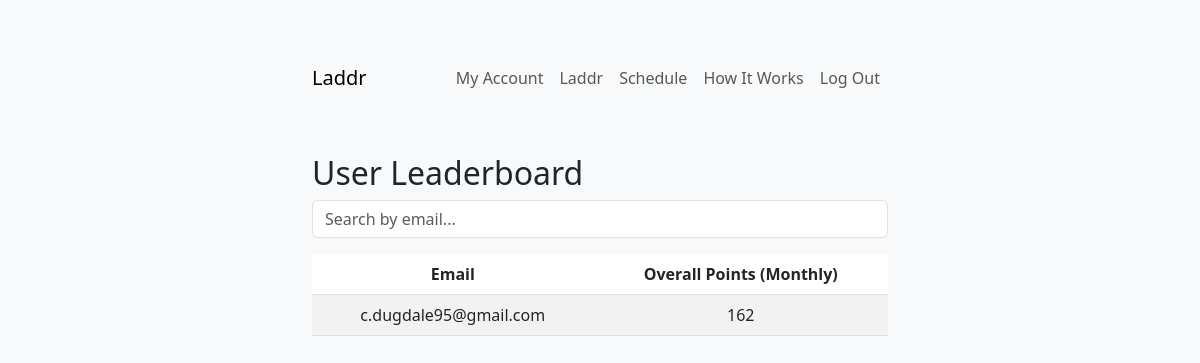
The app's page /leaderboard (signed in), older data.
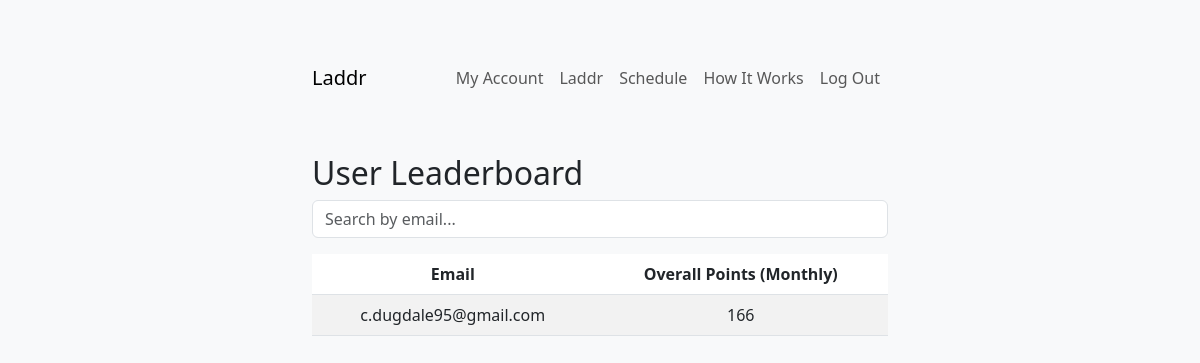
The same page, newer data.
### app/models.py (models this page shows, shortened)
class User(db.Model):
    __tablename__ = 'users'
    id = db.Column(db.Integer, primary_key=True)
    first_name = db.Column(db.String(50), nullable=False)
    last_name = db.Column(db.String(50), nullable=False)
    email = db.Column(db.String(120), unique=True, nullable=False)
    password_hash = db.Column(db.String(128), nullable=False)
    strava_id = db.Column(db.String(50), nullable=True)  # Stores Strava user ID
    strava_access_token = db.Column(db.String(255), nullable=True)
    strava_refresh_token = db.Column(db.String(255))
    strava_expires_at = db.Column(db.Integer)    # Stores Strava access token
    bucks = db.Column(db.Integer, default=5)  # Weekly Bucks balance
    last_bucks_update = db.Column(db.DateTime, default=datetime.utcnow)
    private_event_ends = db.Column(db.DateTime, nullable=True)  # End time for private event
    last_activated = db.Column(db.DateTime, nullable=True)  # Last activation time for weekly cooldown
    linked_accounts = db.Column(db.Boolean, default=False)  # Example field for linked accounts
    overall_points = db.Column(db.Integer, default=0)
    monthly_data = db.Column(db.JSON, default={
        'run': {'distance': 0, 'pace': 0, 'points': 0, 'avg_multiplier': 1},
        'ride': {'distance': 0, 'pace': 0, 'points': 0, 'avg_multiplier': 1},
    }) # Cached monthly totals
    yearly_data = db.Column(db.JSON, nullable=True)   # Cached yearly totals
    monthly_last_updated = db.Column(db.DateTime, nullable=True)  # Last updated timestamp for monthly data
    yearly_last_updated = db.Column(db.DateTime, nullable=True)   # Last updated timestamp for yearly data

### app/routes.py (the view)
@main.route('/leaderboard', methods=['GET'])
def leaderboard():
    users = User.query.order_by(User.overall_points.desc()).all()
    return render_template('leaderboard.html', users=users)

### app/templates/leaderboard.html (shortened to what this page needs)
{% extends 'base.html' %}
{% block content %}
<h2 class="mt-5">User Leaderboard</h2>
<div class="table-responsive">
    <table class="table table-striped" id="leaderboardTable">
        <thead>
            <tr>
                <th>Email</th>
                <th>Overall Points (Monthly)</th>
            </tr>
        </thead>
        <tbody>
            {% for user in users %}
            <tr>
                <td>{{ user.email }}</td>
                <td>{{ user.overall_points }}</td>
            </tr>
            {% endfor %}
        </tbody>
    </table>
</div>
{% endblock %}

Row changes from the older to the newer data that the page shows:
changed User "c.dugdale95@gmail.com": overall_points "162" → "166"
